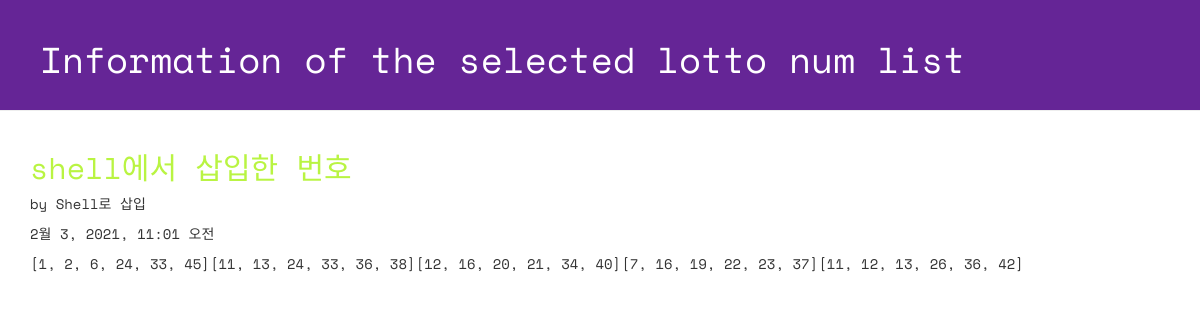
Screenshot of /lotto/2/detail with the database file from the repository.
### lotto/models.py (models this page shows, shortened)
class GuessNumbers(models.Model):
    name = models.CharField(max_length=24) #번호 리스트 이름
    text = models.CharField(max_length=255) #번호 리스트 설명
    lottos = models.CharField(max_length=255, default='[1, 2, 3, 4, 5, 6]') #번호가 담길 str
    num_lotto = models.IntegerField(default=5) #번호 set 개수
    update_date = models.DateTimeField()

### lotto/views.py (the view)
# urls.py: path('lotto/<int:lottokey>/detail', views.detail, name = 'detail'),
def detail(request, lottokey):
    lotto = GuessNumbers.objects.get(pk=lottokey) #pk = data 순서
    return render(request, 'lotto/detail.html', {'lotto':lotto})

### lotto/templates/lotto/detail.html (shortened to what this page needs)
<!DOCTYPE html>
{% load staticfiles %}
<html lang="ko">
<head>
 <link rel="stylesheet" href="//maxcdn.bootstrapcdn.com/bootstrap/3.2.0/css/bootstrap.min.css">
 <link rel="stylesheet" href="//maxcdn.bootstrapcdn.com/bootstrap/3.2.0/css/bootstrap-theme.min.css">
 <link rel="stylesheet" href="{% static 'css/lotto.css'%}">
</head>
<body>
 <div class="page-header">
   <h1>Information of the selected lotto num list</h1>
 </div>
 <div class="container lotto">
   <h2>{{ lotto.text }}</h2>
   <p> by {{ lotto.name }}</p>
   <p> {{ lotto.update_date }}</p>
   <p> {{ lotto.lottos | linebreaksbr }}</p>
 </div>
</body>
</html>

### lotto/static/css/lotto.css (style rules this page uses)
.page-header { background-color: #652596; margin-top: 0; padding: 20px 20px 20px 40px; font-family: 'Space Mono', monospace; }
.page-header h1 { color: #FFFFFF; }
.container { font-family: 'Space Mono', monospace; }
.container h2 { color: #B9F442; }

### rows the page displays
GuessNumbers: text "shell에서 삽입한 번호", name "Shell로 삽입", update_date "2월 3, 2021, 11:01 오전", lottos "[1, 2, 6, 24, 33, 45][11, 13, 24, 33, 36, 38][12, 16, 20, 21, 34, 40][7, 16, 19, 22, 23, 37][11, 12, 13, 26, 36, 42]"
